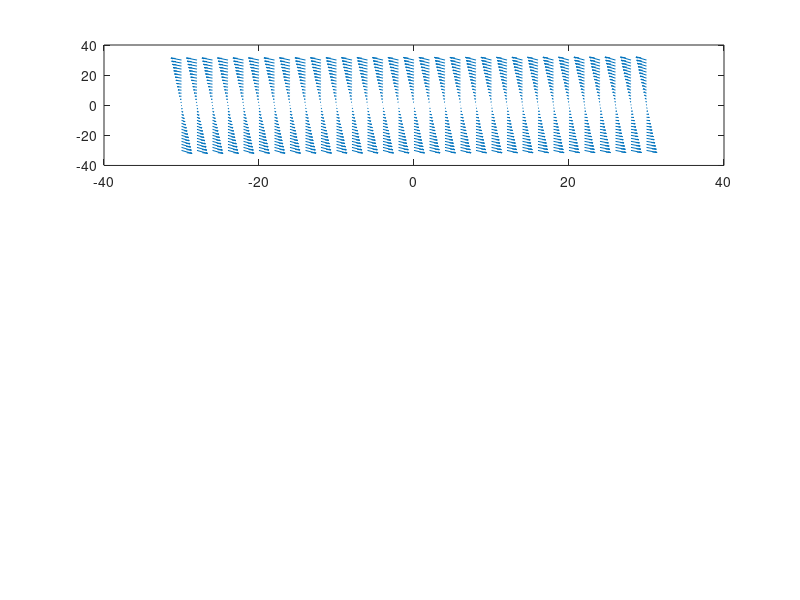

This figure's MATLAB source: (Note: this script raises an error after producing the figure.)
subplot(3,1,1)
[x,y] = meshgrid(-30:2:30)
u = -4.*y; 
v = x + 5.*y;
quiver(x,y,u,v)
hold on
for i = -10:2:10
    for j = -10:2:10
        cond = [1*i, 1*j]; 
        xs = [0,2000];
        [x,y] = ode45(@alpha1, xs, cond);
        plot(y(:,1),y(:,2))
    end
end 
xlim([-10 10])
ylim([-10 10])
ylimt = get(gca,'ylim');
xlimt = get(gca,'xlim')
text(xlimt(1)+1,ylimt(2)-1,'\alpha = -5')
hold off

subplot(3,1,2)
[x,y] = meshgrid(-30:2:30)
u = -4.*y; 
v = x + 4.*y;
quiver(x,y,u,v)
hold on
for i = -10:2:10
    for j = -10:2:10
        cond = [1*i, 1*j]; 
        xs = [0,2000];
        [x,y] = ode45(@alpha2, xs, cond);
        plot(y(:,1),y(:,2))
    end
end 
xlim([-10 10])
ylim([-10 10])
ylimt = get(gca,'ylim');
xlimt = get(gca,'xlim')
text(xlimt(1)+1,ylimt(2)-1,'\alpha = -4')
ylabel('y2')
hold off

subplot(3,1,3)
[x,y] = meshgrid(-30:2:30)
u = -4.*y; 
v = x + 3.*y;
quiver(x,y,u,v)
hold on
for i = -10:2:10
    for j = -10:2:10
        cond = [1*i, 1*j]; 
        xs = [0,2000];
        [x,y] = ode45(@alpha3, xs, cond);
        plot(y(:,1),y(:,2))
    end
end 
xlim([-10 10])
ylim([-10 10])
ylimt = get(gca,'ylim');
xlimt = get(gca,'xlim')
text(xlimt(1)+1,ylimt(2)-1,'\alpha = -3')
xlabel('y1')
hold off

function odes1 = alpha1(x,y)
alpha = -5
odes1 = [-4*y(2); 
        y(1) +  alpha*y(2)] 
end

function odes2 = alpha2(x,y)
alpha = -4
odes2 = [-4*y(2); 
        y(1) +  alpha*y(2)] 
end

function odes3 = alpha3(x,y)
alpha = -3
odes3 = [-4*y(2); 
        y(1) +  alpha*y(2)] 
end